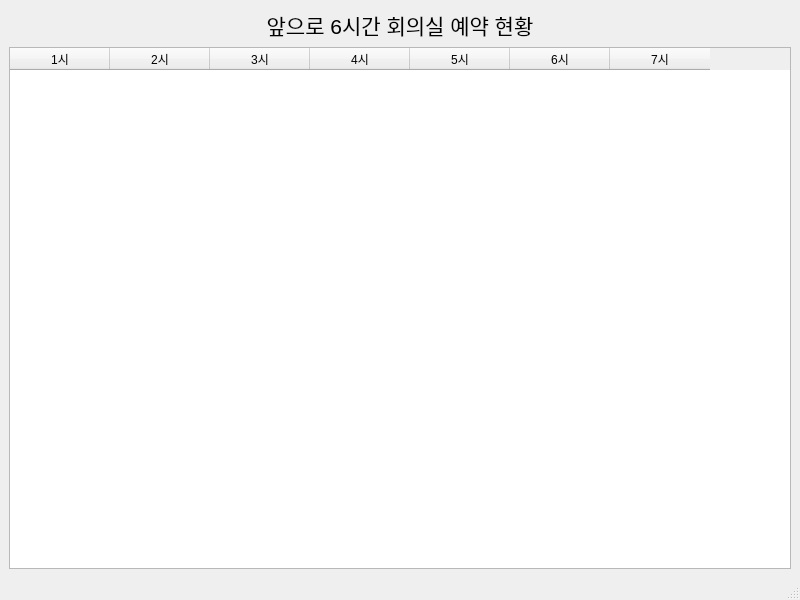
<?xml version="1.0" encoding="UTF-8"?>
<ui version="4.0">
 <class>UsageWindow</class>
 <widget class="QMainWindow" name="UsageWindow">
  <property name="geometry">
   <rect>
    <x>0</x>
    <y>0</y>
    <width>800</width>
    <height>600</height>
   </rect>
  </property>
  <property name="windowTitle">
   <string>회의실 이용 현황</string>
  </property>
  <widget class="QWidget" name="centralwidget">
   <layout class="QVBoxLayout" name="verticalLayout">
    <item>
     <widget class="QLabel" name="titleLabel">
      <property name="font">
       <font>
        <pointsize>16</pointsize>
       </font>
      </property>
      <property name="text">
       <string>앞으로 6시간 회의실 예약 현황</string>
      </property>
      <property name="alignment">
       <set>Qt::AlignCenter</set>
      </property>
     </widget>
    </item>
    <item>
     <widget class="QTableWidget" name="usageTable">
      <property name="editTriggers">
       <set>QAbstractItemView::NoEditTriggers</set>
      </property>
      <property name="selectionMode">
       <enum>QAbstractItemView::NoSelection</enum>
      </property>
      <property name="showGrid">
       <bool>true</bool>
      </property>
      <property name="columnCount">
       <number>7</number>
      </property>
      <column>
       <property name="text">
        <string>1시</string>
       </property>
      </column>
      <column>
       <property name="text">
        <string>2시</string>
       </property>
      </column>
      <column>
       <property name="text">
        <string>3시</string>
       </property>
      </column>
      <column>
       <property name="text">
        <string>4시</string>
       </property>
      </column>
      <column>
       <property name="text">
        <string>5시</string>
       </property>
      </column>
      <column>
       <property name="text">
        <string>6시</string>
       </property>
      </column>
      <column>
       <property name="text">
        <string>7시</string>
       </property>
      </column>
     </widget>
    </item>
   </layout>
  </widget>
  <widget class="QStatusBar" name="statusbar"/>
 </widget>
 <resources/>
 <connections/>
</ui>
